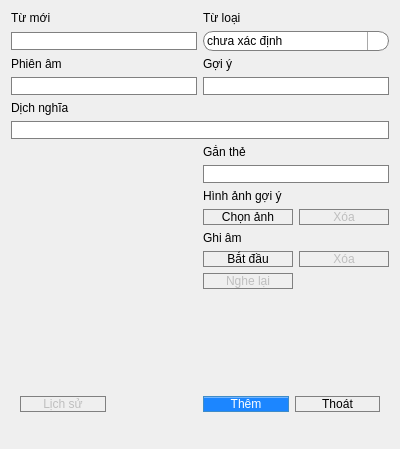
<?xml version="1.0" encoding="UTF-8"?>
<ui version="4.0">
 <class>Dialog</class>
 <widget class="QDialog" name="Dialog">
  <property name="windowModality">
   <enum>Qt::ApplicationModal</enum>
  </property>
  <property name="geometry">
   <rect>
    <x>0</x>
    <y>0</y>
    <width>400</width>
    <height>449</height>
   </rect>
  </property>
  <property name="windowTitle">
   <string>Thêm từ mới</string>
  </property>
  <property name="windowIcon">
   <iconset>
    <normaloff>../resource/icon/memento.ico</normaloff>../resource/icon/memento.ico</iconset>
  </property>
  <property name="styleSheet">
   <string notr="true">font: 12pt &quot;SF Pro Display&quot;;</string>
  </property>
  <layout class="QVBoxLayout" name="verticalLayout_4">
   <item>
    <layout class="QGridLayout" name="gridLayout_11">
     <item row="0" column="1">
      <widget class="QLabel" name="label_37">
       <property name="text">
        <string>Từ loại</string>
       </property>
       <property name="buddy">
        <cstring>combobox_category</cstring>
       </property>
      </widget>
     </item>
     <item row="2" column="0">
      <widget class="QLabel" name="label_39">
       <property name="text">
        <string>Phiên âm</string>
       </property>
       <property name="buddy">
        <cstring>text_phonetic</cstring>
       </property>
      </widget>
     </item>
     <item row="0" column="0">
      <widget class="QLabel" name="label_36">
       <property name="text">
        <string>Từ mới</string>
       </property>
       <property name="buddy">
        <cstring>text_vocabulary</cstring>
       </property>
      </widget>
     </item>
     <item row="7" column="0">
      <widget class="QLabel" name="picture">
       <property name="maximumSize">
        <size>
         <width>16777215</width>
         <height>16777215</height>
        </size>
       </property>
       <property name="text">
        <string/>
       </property>
       <property name="scaledContents">
        <bool>false</bool>
       </property>
       <property name="alignment">
        <set>Qt::AlignCenter</set>
       </property>
      </widget>
     </item>
     <item row="1" column="0">
      <widget class="QLineEdit" name="text_vocabulary">
       <property name="styleSheet">
        <string notr="true">QLineEdit{
border-radius:10px;
border:1px solid gray;
padding: 0 8px;
}

QLineEdit:focus
{
    border: 1px solid #006080;
}</string>
       </property>
      </widget>
     </item>
     <item row="7" column="1">
      <layout class="QGridLayout" name="gridLayout_12">
       <item row="7" column="1">
        <widget class="QWidget" name="widget_12" native="true">
         <widget class="QLabel" name="label_53">
          <property name="enabled">
           <bool>false</bool>
          </property>
          <property name="geometry">
           <rect>
            <x>0</x>
            <y>0</y>
            <width>31</width>
            <height>31</height>
           </rect>
          </property>
          <property name="text">
           <string/>
          </property>
          <property name="pixmap">
           <pixmap>../resource/speaker.png</pixmap>
          </property>
         </widget>
        </widget>
       </item>
       <item row="3" column="1">
        <widget class="QPushButton" name="button_delete_picture">
         <property name="enabled">
          <bool>false</bool>
         </property>
         <property name="styleSheet">
          <string notr="true">QPushButton{border-radius:10px;
border:1px solid gray;
padding: 0 8px;
background-color: qlineargradient(x1: 0, y1: 0, x2: 0, y2: 1,
                                      stop: 0 #f6f7fa, stop: 1 #dadbde);
}

QPushButton:focus{
border: 1px solid #006080;
}</string>
         </property>
         <property name="text">
          <string>Xóa</string>
         </property>
         <property name="autoDefault">
          <bool>true</bool>
         </property>
        </widget>
       </item>
       <item row="6" column="1">
        <widget class="QPushButton" name="button_delete_record">
         <property name="enabled">
          <bool>false</bool>
         </property>
         <property name="styleSheet">
          <string notr="true">QPushButton{border-radius:10px;
border:1px solid gray;
padding: 0 8px;
background-color: qlineargradient(x1: 0, y1: 0, x2: 0, y2: 1,
                                      stop: 0 #f6f7fa, stop: 1 #dadbde);
}

QPushButton:focus{
border: 1px solid #006080;
}</string>
         </property>
         <property name="text">
          <string>Xóa</string>
         </property>
         <property name="autoDefault">
          <bool>true</bool>
         </property>
        </widget>
       </item>
       <item row="6" column="0">
        <widget class="QPushButton" name="button_record">
         <property name="styleSheet">
          <string notr="true">QPushButton{border-radius:10px;
border:1px solid gray;
padding: 0 8px;
background-color: qlineargradient(x1: 0, y1: 0, x2: 0, y2: 1,
                                      stop: 0 #f6f7fa, stop: 1 #dadbde);
}

QPushButton:focus{
border: 1px solid #006080;
}</string>
         </property>
         <property name="text">
          <string>Bắt đầu</string>
         </property>
         <property name="autoDefault">
          <bool>true</bool>
         </property>
         <property name="flat">
          <bool>false</bool>
         </property>
        </widget>
       </item>
       <item row="7" column="0">
        <widget class="QPushButton" name="button_play_record">
         <property name="enabled">
          <bool>false</bool>
         </property>
         <property name="styleSheet">
          <string notr="true">QPushButton{border-radius:10px;
border:1px solid gray;
padding: 0 8px;
background-color: qlineargradient(x1: 0, y1: 0, x2: 0, y2: 1,
                                      stop: 0 #f6f7fa, stop: 1 #dadbde);
}

QPushButton:focus{
border: 1px solid #006080;
}</string>
         </property>
         <property name="text">
          <string>Nghe lại</string>
         </property>
         <property name="autoDefault">
          <bool>true</bool>
         </property>
         <property name="flat">
          <bool>false</bool>
         </property>
        </widget>
       </item>
       <item row="5" column="0">
        <widget class="QLabel" name="label_52">
         <property name="text">
          <string>Ghi âm</string>
         </property>
         <property name="buddy">
          <cstring>button_record</cstring>
         </property>
        </widget>
       </item>
       <item row="2" column="0" colspan="2">
        <widget class="QLabel" name="label_51">
         <property name="text">
          <string>Hình ảnh gợi ý</string>
         </property>
         <property name="buddy">
          <cstring>button_choose_picture</cstring>
         </property>
        </widget>
       </item>
       <item row="3" column="0">
        <widget class="QPushButton" name="button_choose_picture">
         <property name="styleSheet">
          <string notr="true">QPushButton{border-radius:10px;
border:1px solid gray;
padding: 0 8px;
background-color: qlineargradient(x1: 0, y1: 0, x2: 0, y2: 1,
                                      stop: 0 #f6f7fa, stop: 1 #dadbde);
}

QPushButton:focus{
border: 1px solid #006080;
}</string>
         </property>
         <property name="text">
          <string>Chọn ảnh</string>
         </property>
         <property name="autoDefault">
          <bool>true</bool>
         </property>
        </widget>
       </item>
       <item row="1" column="0" colspan="2">
        <widget class="QLineEdit" name="text_tag">
         <property name="styleSheet">
          <string notr="true">QLineEdit{
border-radius:10px;
border:1px solid gray;
padding: 0 8px;
}

QLineEdit:focus
{
    border: 1px solid #006080;
}</string>
         </property>
        </widget>
       </item>
       <item row="0" column="0" colspan="2">
        <widget class="QLabel" name="label_54">
         <property name="text">
          <string>Gắn thẻ</string>
         </property>
         <property name="buddy">
          <cstring>text_tag</cstring>
         </property>
        </widget>
       </item>
      </layout>
     </item>
     <item row="3" column="1">
      <widget class="QLineEdit" name="text_hint">
       <property name="styleSheet">
        <string notr="true">QLineEdit{
border-radius:10px;
border:1px solid gray;
padding: 0 8px;
}

QLineEdit:focus
{
    border: 1px solid #006080;
}</string>
       </property>
      </widget>
     </item>
     <item row="2" column="1">
      <widget class="QLabel" name="label_38">
       <property name="text">
        <string>Gợi ý</string>
       </property>
       <property name="buddy">
        <cstring>text_hint</cstring>
       </property>
      </widget>
     </item>
     <item row="1" column="1">
      <widget class="QComboBox" name="combobox_category">
       <property name="styleSheet">
        <string notr="true">QComboBox{border: 1px solid gray;
border-radius:10px; 
padding: 1px 18px 1px 3px;
min-width: 6em;
}

QComboBox::drop-down {
    subcontrol-origin: padding;
    subcontrol-position: top right;
    width: 20px;

    border-left-width: 1px;
    border-left-color: darkgray;
    border-left-style: solid;
    border-top-right-radius: 10px; 
    border-bottom-right-radius: 3px;
}
QComboBox::down-arrow{image: url(:/resource/drop-down-arrow.png);}

QComboBox:focus{
border: 1px solid #006080;
}

</string>
       </property>
       <item>
        <property name="text">
         <string>chưa xác định</string>
        </property>
       </item>
       <item>
        <property name="text">
         <string>n - danh từ</string>
        </property>
       </item>
       <item>
        <property name="text">
         <string>v - động từ</string>
        </property>
       </item>
       <item>
        <property name="text">
         <string>adj - tính từ</string>
        </property>
       </item>
       <item>
        <property name="text">
         <string>adv - trạng từ</string>
        </property>
       </item>
       <item>
        <property name="text">
         <string>np - cụm danh từ</string>
        </property>
       </item>
       <item>
        <property name="text">
         <string>vp - cụm động từ</string>
        </property>
       </item>
       <item>
        <property name="text">
         <string>idiom - thành ngữ</string>
        </property>
       </item>
       <item>
        <property name="text">
         <string>clause - mệnh đề</string>
        </property>
       </item>
      </widget>
     </item>
     <item row="3" column="0">
      <widget class="QLineEdit" name="text_phonetic">
       <property name="styleSheet">
        <string notr="true">QLineEdit{
border-radius:10px;
border:1px solid gray;
padding: 0 8px;
}

QLineEdit:focus
{
    border: 1px solid #006080;
}</string>
       </property>
      </widget>
     </item>
     <item row="5" column="0">
      <widget class="QLabel" name="label_40">
       <property name="text">
        <string>Dịch nghĩa</string>
       </property>
      </widget>
     </item>
     <item row="6" column="0" colspan="2">
      <widget class="QLineEdit" name="text_definition">
       <property name="styleSheet">
        <string notr="true">QLineEdit{
border-radius:10px;
border:1px solid gray;
padding: 0 8px;
}

QLineEdit:focus
{
    border: 1px solid #006080;
}</string>
       </property>
      </widget>
     </item>
    </layout>
   </item>
   <item>
    <widget class="QLabel" name="label_bottom">
     <property name="text">
      <string/>
     </property>
     <property name="alignment">
      <set>Qt::AlignCenter</set>
     </property>
    </widget>
   </item>
   <item>
    <widget class="QWidget" name="widget_3" native="true">
     <layout class="QGridLayout" name="gridLayout_13">
      <property name="sizeConstraint">
       <enum>QLayout::SetDefaultConstraint</enum>
      </property>
      <item row="1" column="2">
       <widget class="QWidget" name="widget_11" native="true"/>
      </item>
      <item row="1" column="1">
       <widget class="QPushButton" name="button_history">
        <property name="enabled">
         <bool>false</bool>
        </property>
        <property name="toolTip">
         <string>F3</string>
        </property>
        <property name="styleSheet">
         <string notr="true">QPushButton{border-radius:10px;
border:1px solid gray;
padding: 0 8px;
background-color: qlineargradient(x1: 0, y1: 0, x2: 0, y2: 1,
                                      stop: 0 #f6f7fa, stop: 1 #dadbde);
}

QPushButton:focus{
border: 1px solid #006080;
}</string>
        </property>
        <property name="text">
         <string>Lịch sử</string>
        </property>
        <property name="shortcut">
         <string>F3</string>
        </property>
        <property name="autoDefault">
         <bool>true</bool>
        </property>
       </widget>
      </item>
      <item row="1" column="3">
       <widget class="QPushButton" name="button_add">
        <property name="enabled">
         <bool>true</bool>
        </property>
        <property name="toolTip">
         <string>F1</string>
        </property>
        <property name="styleSheet">
         <string notr="true">QPushButton{border-radius:10px;
border:1px solid #3f8cc8;
padding: 0 8px;
color: rgb(255, 255, 255);
background-color: qlineargradient(spread:pad, x1:0.494, y1:0.989, x2:0.494, y2:0.011, stop:0.863158 rgba(23, 132, 255, 250), stop:1 rgba(255, 255, 255, 255));
}
QPushButton:focus{
border: 1px solid rgb(0, 255, 255);
}
QPushButton:disabled{
background-color: rgb(195, 203, 218);
border:1px solid rgb(195, 203, 218);
}</string>
        </property>
        <property name="text">
         <string>Thêm</string>
        </property>
        <property name="shortcut">
         <string>F1</string>
        </property>
        <property name="autoDefault">
         <bool>true</bool>
        </property>
        <property name="flat">
         <bool>false</bool>
        </property>
       </widget>
      </item>
      <item row="1" column="4">
       <widget class="QPushButton" name="button_exit">
        <property name="toolTip">
         <string>F2</string>
        </property>
        <property name="styleSheet">
         <string notr="true">QPushButton{border-radius:10px;
border:1px solid gray;
padding: 0 8px;
background-color: qlineargradient(x1: 0, y1: 0, x2: 0, y2: 1,
                                      stop: 0 #f6f7fa, stop: 1 #dadbde);
}

QPushButton:focus{
border: 1px solid #006080;
}</string>
        </property>
        <property name="text">
         <string>Thoát</string>
        </property>
        <property name="shortcut">
         <string>F2</string>
        </property>
        <property name="autoDefault">
         <bool>true</bool>
        </property>
       </widget>
      </item>
     </layout>
    </widget>
   </item>
  </layout>
 </widget>
 <tabstops>
  <tabstop>text_vocabulary</tabstop>
  <tabstop>combobox_category</tabstop>
  <tabstop>text_phonetic</tabstop>
  <tabstop>text_hint</tabstop>
  <tabstop>text_definition</tabstop>
  <tabstop>text_tag</tabstop>
  <tabstop>button_choose_picture</tabstop>
  <tabstop>button_delete_picture</tabstop>
  <tabstop>button_record</tabstop>
  <tabstop>button_play_record</tabstop>
  <tabstop>button_delete_record</tabstop>
  <tabstop>button_add</tabstop>
  <tabstop>button_exit</tabstop>
  <tabstop>button_history</tabstop>
 </tabstops>
 <resources>
  <include location="../../resource.qrc"/>
 </resources>
 <connections/>
</ui>
